Frame 1 (no input): blank canvas, image omitted
Frame 60 (no input): blank canvas, image omitted
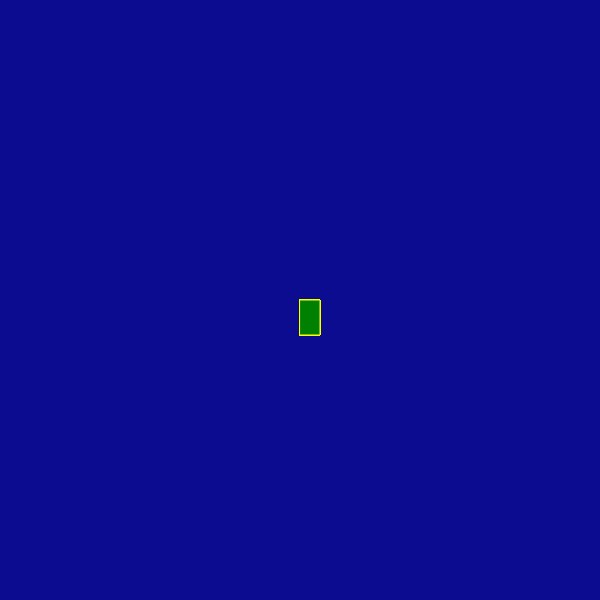
Frame 120 (the mouse pressed at the canvas centre since frame 60)

The p5.js sketch whose frames 1 and 60 were blank and that drew this single picture after the mouse press (run headless with seeded random() and noise() and a simulated clock; from frame 60 on, the mouse is pressed at the canvas centre):

// p5.js sketch
// ── sketch.js
function setup() {
  createCanvas(600, 600);
  background("rgb(12,12,145)")
}

function draw() {
  stroke("yellow");
  fill("green");
  
  
  if (mouseIsPressed) {
    rect(mouseX, mouseY, 20, 35);
  }
}

  
